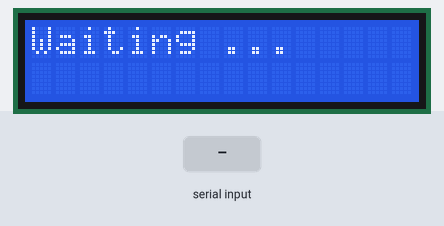
The sketch below on a simulated Arduino Uno, built with avr-gcc and run on an emulated ATmega328P. Shown: 16×2 character LCD. The test bench sets the inputs (shaded band).

Above: at 1.2 s.
1.3 s: "1" received over Serial
At 3.1 s:
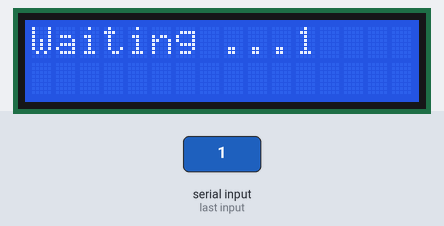
3.8 s: "0" received over Serial
At 5.9 s:
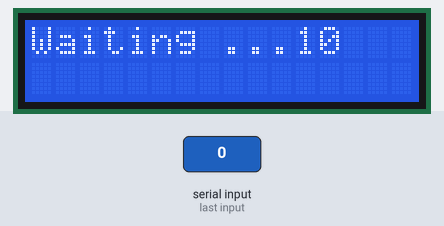
6.2 s: "2" received over Serial
At 8.0 s:
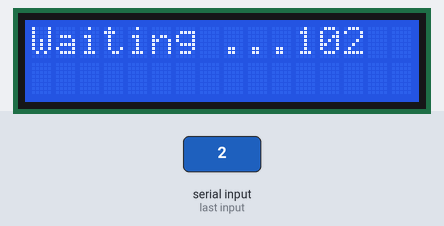
Timing chart, 0 to 9.5 s (numbered marks = the images above; inputs shaded):
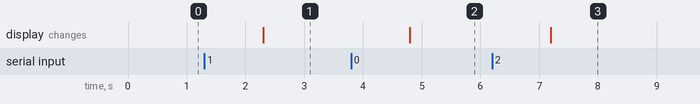

The sketch:

ACA.ino
```cpp
#include <LiquidCrystal.h>
#include <Servo.h>

LiquidCrystal lcd(12, 11, 5, 4, 3, 2);
void setup() {
        Serial.begin(115200);     // opens serial port, sets data rate to 9600 bps
        lcd.begin(16, 2);
        lcd.print("Waiting ...");
}

void loop() {
        if (Serial.available() > 0) {
                lcd.print(Serial.readString());
        }
}
```

Measured:
- after the input at 1.3 s, the display: changes after 1.0 s (image 1)
- after the input at 3.8 s, the display: changes after 1.0 s (image 2)
- after the input at 6.2 s, the display: changes after 1.0 s (image 3)
